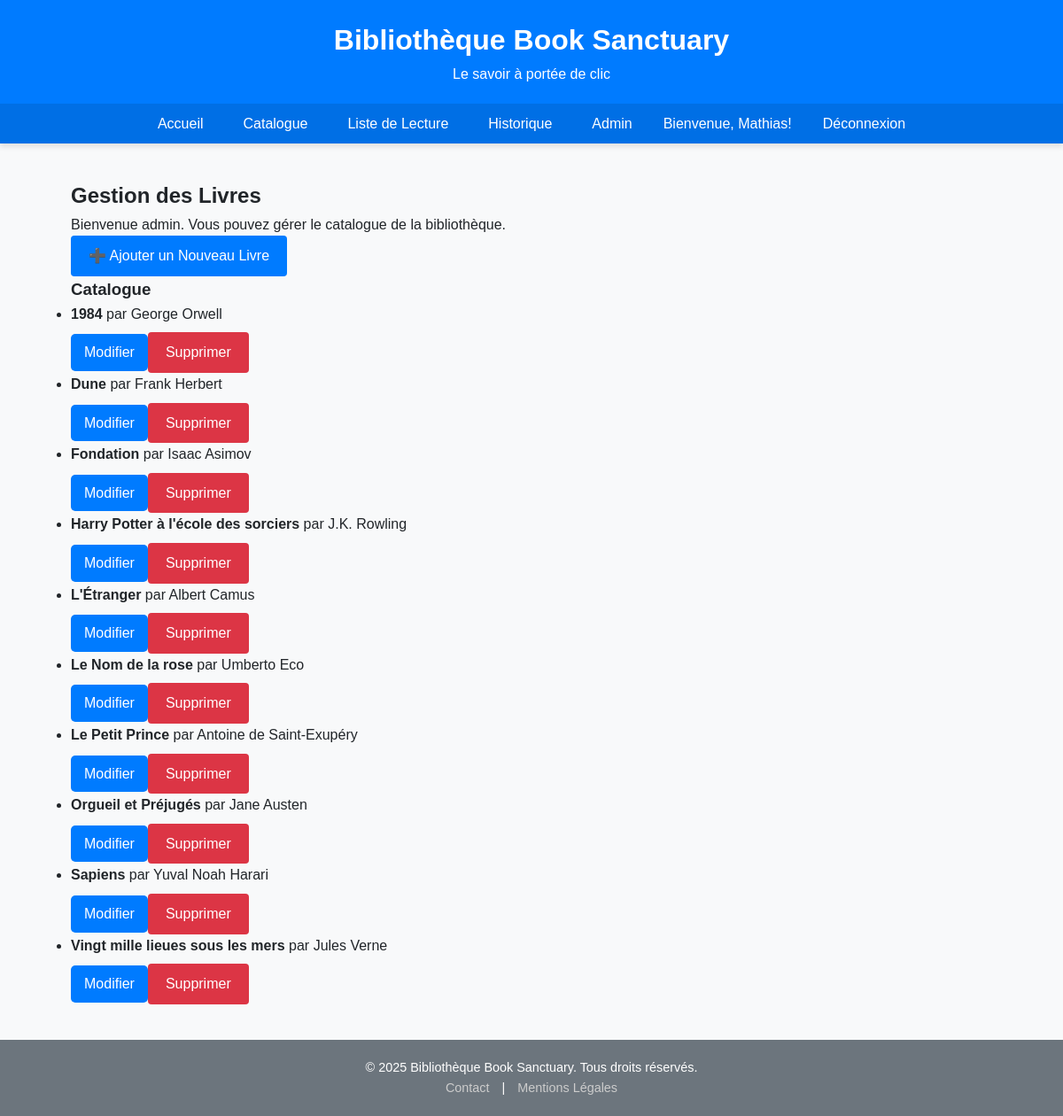
Screenshot of /admin_panel.php (signed in) with the database file from the repository.
### tables this page shows
CREATE TABLE `livres` (
  `id` int(11) NOT NULL,
  `titre` varchar(100) DEFAULT NULL,
  `auteur` varchar(100) DEFAULT NULL,
  `description` text DEFAULT NULL,
  `maison_edition` varchar(100) DEFAULT NULL,
  `nombre_exemplaire` int(11) DEFAULT NULL,
  `couverture` varchar(255) DEFAULT NULL
);

### admin_panel.php (the view, shortened to what this page needs)
<?php
require 'config.php';
require 'header.php';
?>
<section class="admin-panel">
    <h2>Gestion des Livres</h2>
    <p>Bienvenue admin. Vous pouvez gérer le catalogue de la bibliothèque.</p>
    <div class="admin-actions">
        <a href="create_book.php" class="btn-primary">➕ Ajouter un Nouveau Livre</a>
    </div>
    <h3>Catalogue</h3>
    <?php
    $stmt = $conn->prepare("SELECT id, titre, auteur FROM Livres ORDER BY titre");
    $stmt->execute();
    if ($stmt->rowCount() > 0) {
        echo "<ul class='admin-list'>";
        while ($row = $stmt->fetch(PDO::FETCH_ASSOC)) {
            echo "<li class='admin-list-item'>";
            echo "<span><strong>" . htmlspecialchars($row['titre']) . "</strong> par " . htmlspecialchars($row['auteur']) . "</span>";
            echo "<div class='actions'>";
            echo "<a href='update_book.php?id=" . $row['id'] . "' class='btn-details'>Modifier</a>";
            echo "<a href='delete_book.php?id=" . $row['id'] . "' class='btn-remove' onclick=\"return confirm('Êtes-vous sûr de vouloir supprimer ce livre ?');\">Supprimer</a>";
            echo "</div>";
            echo "</li>";
        }
        echo "</ul>";
    } else {
        echo "<p>Aucun livre dans le catalogue. Veuillez en ajouter un.</p>";
    }
    ?>
</section>
<?php require 'footer.php'; ?>

### header.php (shortened to what this page needs)
<?php
$lecteur_prenom = isset($_SESSION['lecteur_prenom']) ? htmlspecialchars($_SESSION['lecteur_prenom']) : 'Visiteur';
?>
<!DOCTYPE html>
<html lang="fr">
<head>
<link rel="stylesheet" href="style.css?v=20241114"></head>
<body>
    <header>
        <div class="header-content">
            <h1>Bibliothèque Book Sanctuary</h1>
            <p>Le savoir à portée de clic</p>
        </div>
        <nav class="main-nav">
            <ul>
                <li><a href="index.php">Accueil</a></li>
                <li><a href="results.php">Catalogue</a></li>
                <li><a href="wishlist.php">Liste de Lecture</a></li>
                <li><a href="historique.php">Historique</a></li> <li><a href="admin_panel.php">Admin</a></li>
                <?php if (isset($_SESSION['lecteur_id'])): ?>
                    <li class="user-status">Bienvenue, <?php echo $lecteur_prenom; ?>!</li>
                    <li><a href="deconnexion.php">Déconnexion</a></li> <?php endif; ?>
            </ul>
        </nav>
    </header>
    <main>

### footer.php
</main>
    <footer>
        <p>&copy; <?php echo date("Y"); ?> Bibliothèque Book Sanctuary. Tous droits réservés.</p>
        <div class="footer-links">
            <a href="https://wa.me/+22879859416">Contact</a> |
            <a href="https://wa.me/+22879859416">Mentions Légales</a>
        </div>
    </footer>
</body>
</html>

### style.css (style rules this page uses)
:root { --color-primary: #007bff; --color-secondary: #6c757d; --color-background: #f8f9fa; --color-text: #212529; --color-success: #28a745; --color-error: #dc3545; --color-card-bg: #ffffff; --shadow-light: 0 2px 4px rgba(0, 0, 0, 0.05); }
* { box-sizing: border-box; margin: 0; padding: 0; }
body { font-family: 'Arial', sans-serif; background-color: var(--color-background); color: var(--color-text); line-height: 1.6; min-height: 100vh; display: flex; flex-direction: column; }
main { flex-grow: 1; width: 90%; max-width: 1200px; margin: 20px auto; padding: 20px; background-color: var(--color-background); }
header { background-color: var(--color-primary); color: white; box-shadow: 0 4px 6px rgba(0, 0, 0, 0.1); }
.header-content { padding: 20px 30px; text-align: center; }
.main-nav { background-color: rgba(0, 0, 0, 0.1); padding: 10px 0; }
.main-nav ul { list-style: none; display: flex; justify-content: center; gap: 25px; }
.main-nav a { color: white; text-decoration: none; padding: 5px 10px; transition: background-color 0.3s; border-radius: 4px; }
button, .btn-details, .btn-remove, .btn-primary { padding: 10px 20px; border: none; border-radius: 4px; font-size: 1em; cursor: pointer; text-decoration: none; transition: background-color 0.3s, transform 0.1s; display: inline-block; text-align: center; }
button[type="submit"], .btn-primary { background-color: var(--color-primary); color: white; }
.btn-details { background-color: var(--color-secondary); color: white; }
.btn-remove { background-color: var(--color-error); color: white; }
.btn-details { display: inline-block; background-color: var(--color-primary); color: white; padding: 8px 15px; border-radius: 5px; text-decoration: none; transition: background-color 0.2s; margin-top: 10px; }
footer { background-color: var(--color-secondary); color: white; text-align: center; padding: 20px; margin-top: auto; font-size: 0.9em; }
.footer-links a { color: #ccc; text-decoration: none; margin: 0 10px; transition: color 0.3s; }

### rows the page displays
livres: titre "1984", auteur "George Orwell"
livres: titre "Dune", auteur "Frank Herbert"
livres: titre "Fondation", auteur "Isaac Asimov"
livres: titre "Harry Potter à l'école des sorciers", auteur "J.K. Rowling"
livres: titre "L'Étranger", auteur "Albert Camus"
livres: titre "Le Nom de la rose", auteur "Umberto Eco"
livres: titre "Le Petit Prince", auteur "Antoine de Saint-Exupéry"
livres: titre "Orgueil et Préjugés", auteur "Jane Austen"
livres: titre "Sapiens", auteur "Yuval Noah Harari"
livres: titre "Vingt mille lieues sous les mers", auteur "Jules Verne"

### other values shown
$lecteur_prenom "Mathias"
